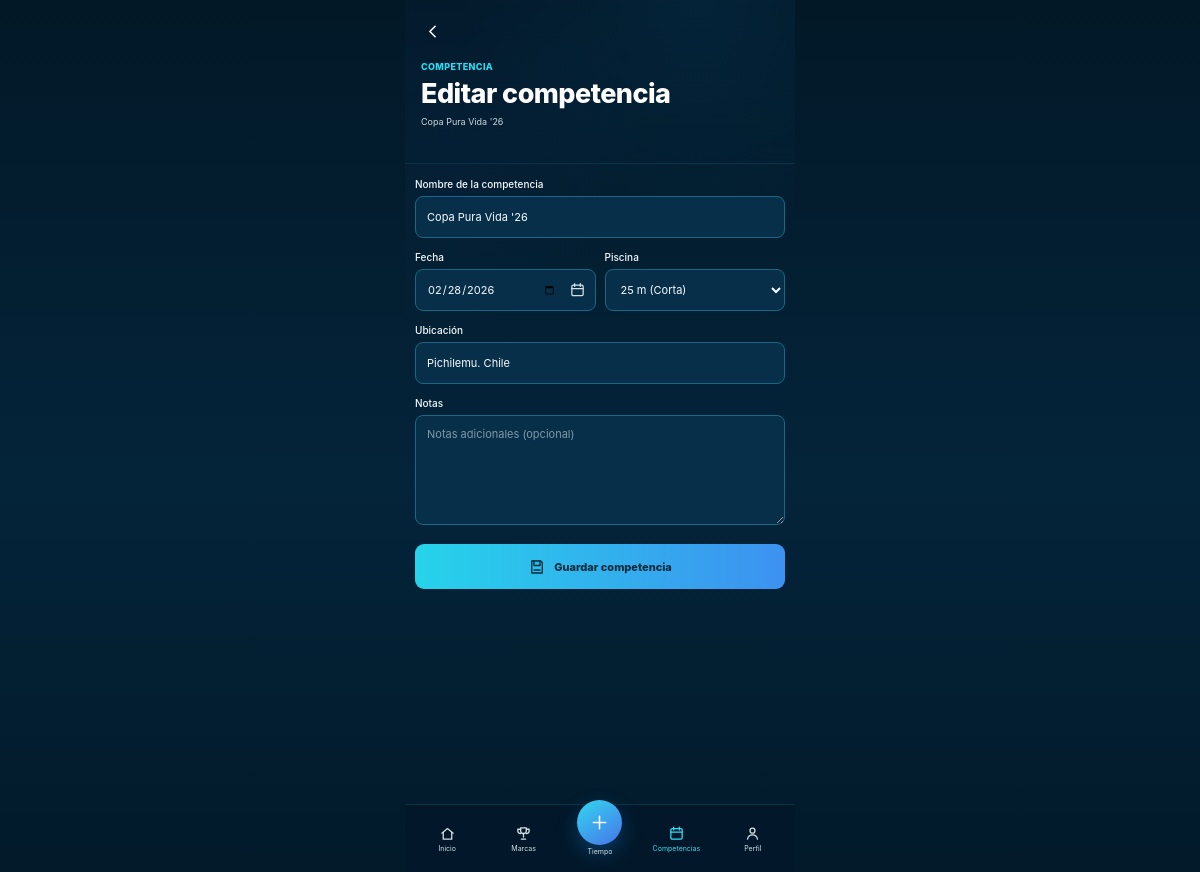
The app's page /competitions/1/edit with its own data.
### tables this page shows
CREATE TABLE competitions (
        id INTEGER PRIMARY KEY AUTOINCREMENT,
        name TEXT NOT NULL,
        competition_date TEXT NOT NULL,
        location TEXT,
        pool_length INTEGER NOT NULL,
        notes TEXT,
        created_at TEXT NOT NULL DEFAULT CURRENT_TIMESTAMP
    );

### app.py (the view, shortened to what this page needs)
@app.route("/competitions/<int:competition_id>/edit", methods=["GET", "POST"])
def edit_competition(competition_id):
    conn = get_db()
    comp = conn.execute("SELECT * FROM competitions WHERE id=?", (competition_id,)).fetchone()
    if not comp:
        conn.close()
        return "Competencia no encontrada", 404
    conn.close()
    return render_template("edit_competition.html", comp=comp)

### app.py (called while the page is built)
def get_db():
    conn = sqlite3.connect(DB)
    conn.row_factory = sqlite3.Row
    conn.execute("PRAGMA foreign_keys = ON")
    return conn

### templates/edit_competition.html (shortened to what this page needs)
{% extends "base.html" %}
{% block content %}
<div class="sp271-page">
  <section class="sp271-water-header">
    <a href="{{ url_for('competition_detail', competition_id=comp.id) }}"
       class="sp271-back" aria-label="Volver">
      <svg viewBox="0 0 24 24"><path d="m15 18-6-6 6-6"/></svg>
    </a>
    <span class="sp271-kicker">COMPETENCIA</span>
    <h1>Editar competencia</h1>
    <p>{{ comp.name }}</p>
  </section>
  <form class="sp271-form" method="post">
    <label>
      <span>Nombre de la competencia</span>
      <input name="name" value="{{ comp.name }}" required>
    </label>
    <div class="sp271-two">
      <label>
        <span>Fecha</span>
        <div class="sp271-date">
          <input type="date"
                 name="competition_date"
                 value="{{ comp.competition_date }}"
                 required>
        </div>
      </label>
      <label>
        <span>Piscina</span>
        <select name="pool_length">
          <option value="25" {% if comp.pool_length == 25 %}selected{% endif %}>
            25 m (Corta)
          </option>
        </select>
      </label>
    </div>
    <label>
      <span>Ubicación</span>
      <input name="location"
             value="{{ comp.location or '' }}"
             placeholder="Santiago, Chile">
    </label>
    <label>
      <span>Notas</span>
      <textarea name="notes"
                rows="5"
                placeholder="Notas adicionales (opcional)">{{ comp.notes or '' }}</textarea>
    </label>
    <button type="submit" class="sp271-save">
      <svg viewBox="0 0 24 24">
        <path d="M5 4h12l2 2v14H5z"/>
        <path d="M8 4v6h8V4M8 16h8"/>
      </svg>
      Guardar competencia
    </button>
  </form>
</div>
{% endblock %}

### records on screen
competitions: name "Copa Pura Vida '26", competition_date "02/28/2026", pool_length "25 m (Corta)", location "Pichilemu. Chile"
